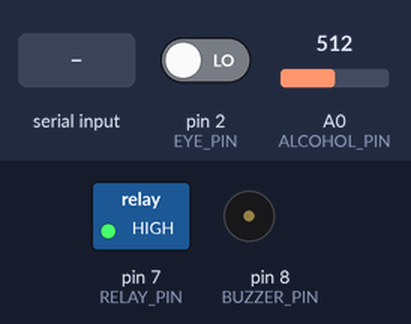
Simulated run of this sketch. Board: Arduino Uno, built with avr-gcc and run on an emulated ATmega328P. On the bench: switched loads named in the sketch (green lamp = pin HIGH), buzzer (waves = sounding, pin HIGH). The inputs (shaded band) are chosen by the test bench; at power-on: pin 2 (EYE_PIN) LOW, A0 (ALCOHOL_PIN) = 512. What the sketch prints to the serial monitor is not drawn.

Above: at 1.2 s.
1.3 s: "BUZZER_ON\n" received over Serial
At 2.5 s:
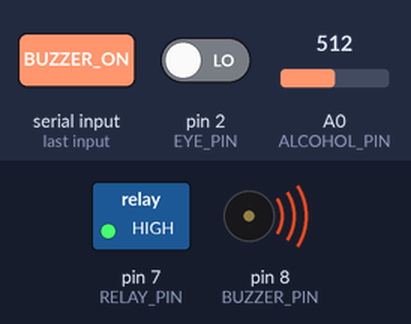
2.8 s: "STOP\n" received over Serial
At 4.0 s:
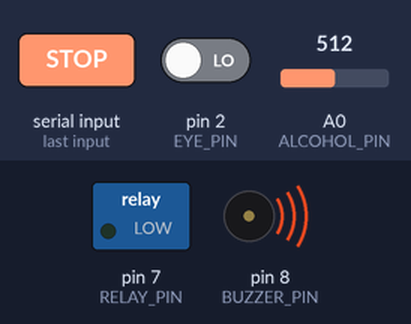
4.3 s: "BUZZER_OFF\n" received over Serial
At 5.4 s:
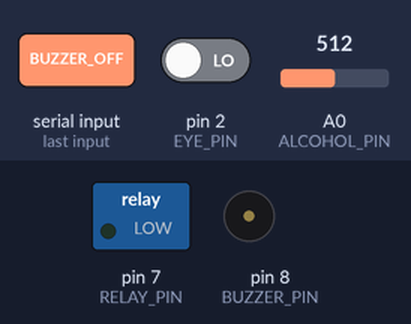
5.8 s: "START\n" received over Serial
At 6.8 s:
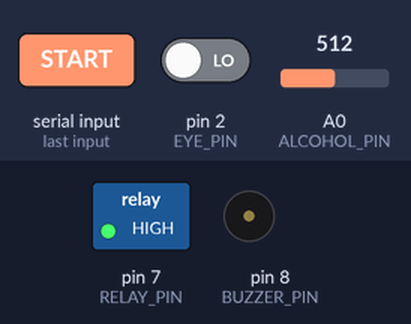
Timing chart, 0 to 8.3 s (numbered marks = the images above; inputs shaded):
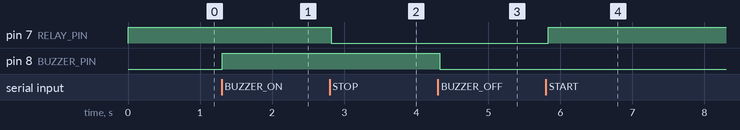

Measured:
- after the input at 1.3 s, pin 8 (BUZZER_PIN): LOW → HIGH at once
- after the input at 2.8 s, pin 7 (RELAY_PIN): HIGH → LOW at once
- after the input at 4.3 s, pin 8 (BUZZER_PIN): HIGH → LOW at once
- after the input at 5.8 s, pin 7 (RELAY_PIN): LOW → HIGH at once

The sketch:

arduino_sender.ino
```cpp
const int EYE_PIN     = 2;
const int ALCOHOL_PIN = A0;
const int BUZZER_PIN  = 8;
const int RELAY_PIN   = 7;

void setup() {
  Serial.begin(9600);
  pinMode(EYE_PIN,    INPUT);
  pinMode(BUZZER_PIN, OUTPUT);
  pinMode(RELAY_PIN,  OUTPUT);

  digitalWrite(RELAY_PIN, HIGH);
  digitalWrite(BUZZER_PIN, LOW);

  Serial.println("Arduino Ready!");
}

void loop() {
  Serial.print("EYE:");
  Serial.println(digitalRead(EYE_PIN));

  Serial.print("ALCOHOL:");
  Serial.println(analogRead(ALCOHOL_PIN));

  if (Serial.available()) {
    String cmd = Serial.readStringUntil('\n');
    cmd.trim();

    if      (cmd == "BUZZER_ON")  digitalWrite(BUZZER_PIN, HIGH);
    else if (cmd == "BUZZER_OFF") digitalWrite(BUZZER_PIN, LOW);
    else if (cmd == "STOP")       digitalWrite(RELAY_PIN,  LOW);
    else if (cmd == "START")      digitalWrite(RELAY_PIN,  HIGH);
  }

  delay(100);
}
```
